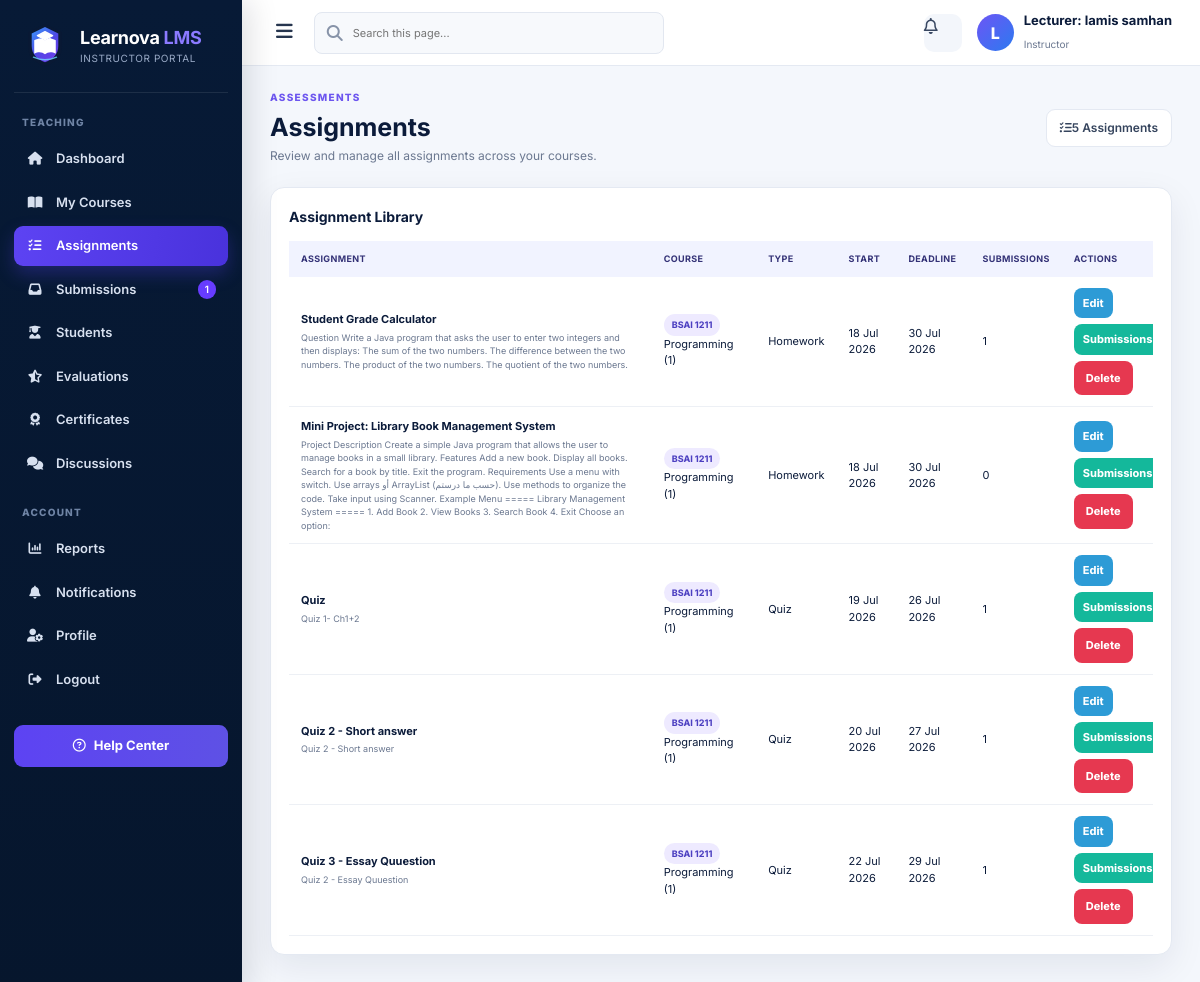
The app's page /teacher/14/assignments (signed in) with its own data.
### app/models.py (models this page shows, shortened)
class User(UserMixin, db.Model):
    __tablename__ = 'user'
    id = db.Column(db.Integer, primary_key=True)
    username = db.Column(db.String(50), nullable=False, unique=True, index=True)
    email = db.Column(db.String(100), nullable=False, unique=True, index=True)
    password_hash = db.Column(db.String(255), nullable=False)  # Secure hash
    visible_password = db.Column(db.String(255), nullable=True)  # Demo-only admin display
    role = db.Column(db.String(10), nullable=False)  # 'student', 'teacher', 'admin'
    name_person = db.Column(db.String(100), nullable=True)
    university_id = db.Column(db.String(30), nullable=True, unique=True, index=True)
    employee_id = db.Column(db.String(30), nullable=True, unique=True, index=True)
    phone = db.Column(db.String(25), nullable=True)
    department = db.Column(db.String(100), nullable=True)
    level = db.Column(db.String(30), nullable=True)
    gender = db.Column(db.String(15), nullable=True)
    status = db.Column(db.String(20), nullable=False, default='Active')
    office_number = db.Column(db.String(30), nullable=True)
    academic_rank = db.Column(db.String(60), nullable=True)
    courses = db.relationship('Course', back_populates='teacher', lazy=True)
    enrollments = db.relationship('Enrollment', back_populates='student', lazy=True, cascade='all, delete-orphan')
    submissions = db.relationship('Submission', back_populates='student', lazy=True, cascade='all, delete-orphan')
    grades = db.relationship('Grade', back_populates='student', lazy=True, cascade='all, delete-orphan')

class Assignment(db.Model):
    __tablename__ = 'assignment'
    id = db.Column(db.Integer, primary_key=True)
    title = db.Column(db.String(100), nullable=False)
    description = db.Column(db.Text)
    assignment_type = db.Column(db.String(50), nullable=False, default='homework')
    start_date = db.Column(db.DateTime, nullable=False, default=lambda: datetime.now(timezone.utc))
    due_date = db.Column(db.DateTime, nullable=False, default=lambda: datetime.now(timezone.utc))
    course_id = db.Column(db.Integer, db.ForeignKey('course.id'), nullable=False)
    course = db.relationship('Course', back_populates='assignments')
    submissions = db.relationship(
        'Submission', back_populates='assignment', lazy=True, cascade='all, delete-orphan'
    )
    quiz = db.relationship(
        'Quiz',
        back_populates='assignment',
        uselist=False,
        cascade='all, delete-orphan'
    )

class Course(db.Model):
    __tablename__ = 'course'
    id = db.Column(db.Integer, primary_key=True)
    code = db.Column(db.String(50), nullable=False, unique=True, index=True)
    name = db.Column(db.String(100))
    description = db.Column(db.Text)
    teacher_id = db.Column(db.Integer, db.ForeignKey('user.id'), nullable=False)
    course_identifier = db.Column(
        db.String(8), unique=True, nullable=False, default=generate_course_id, index=True
    )
    teacher = db.relationship('User', back_populates='courses')
    enrollments = db.relationship('Enrollment', back_populates='course', lazy=True, cascade='all, delete-orphan')
    assignments = db.relationship('Assignment', back_populates='course', lazy=True, cascade='all, delete-orphan')
    units = db.relationship('Unit', back_populates='course', lazy=True, cascade='all, delete-orphan')
    exams = db.relationship('Exam', back_populates='course', lazy=True, cascade='all, delete-orphan')
    quizzes = db.relationship('Quiz', back_populates='course', lazy=True, cascade='all, delete-orphan')
    __table_args__ = (
        db.UniqueConstraint('code', name='uq_course_code'),
    )

### app/routes/teachers.py (the view)
@teachers_bp.route("/<int:teacher_id>/assignments")
@login_required
def assignments(teacher_id):
    teacher = User.query.get_or_404(teacher_id)
    assignments = Assignment.query.join(Course).filter(Course.teacher_id == teacher.id).all()
    return render_template("teacher/assignments.html", teacher=teacher, assignments=assignments, **_teacher_nav_context(teacher))

### app/routes/admin.py (called while the page is built)
@admin_bp.app_context_processor
def admin_header_counts():
    return {
        'admin_unread_count': Notification.query.filter_by(is_read=False).count(),
        'admin_message_count': DiscussionTopic.query.count(),
    }

### app/routes/teachers.py (called while the page is built)
@login_manager.user_loader
def load_user(user_id):
    return User.query.get(int(user_id))

def _teacher_nav_context(teacher):
    ungraded = Submission.query.join(Assignment).join(Course).filter(Course.teacher_id == teacher.id, Submission.grade.is_(None)).count()
    unread = Notification.query.filter_by(user_id=teacher.id, is_read=False).count()
    return {'nav_ungraded': ungraded, 'nav_notifications': unread}

### app/templates/teacher/assignments.html
{% extends 'teacher/base.html' %}{% set active_page='assignments' %}{% block title %}Assignments | Learnova LMS{% endblock %}{% block content %}
<div class="page-title-row"><div><span class="eyebrow">ASSESSMENTS</span><h1>Assignments</h1><p>Review and manage all assignments across your courses.</p></div><div class="date-chip"><i class="fa-solid fa-list-check"></i>{{ assignments|length }} Assignments</div></div>
<div class="data-card"><div class="panel-head"><h2>Assignment Library</h2></div><div class="table-wrap"><table><thead><tr><th>Assignment</th><th>Course</th><th>Type</th><th>Start</th><th>Deadline</th><th>Submissions</th><th>Actions</th></tr></thead><tbody>{% for a in assignments %}<tr data-searchable><td><strong>{{ a.title }}</strong><small class="table-subtext">{{ a.description or 'No description' }}</small></td><td><span class="badge">{{ a.course.code }}</span> {{ a.course.name }}</td><td>{{ a.assignment_type|title }}</td><td>{{ a.start_date.strftime('%d %b %Y') if a.start_date else '—' }}</td><td>{{ a.due_date.strftime('%d %b %Y') if a.due_date else '—' }}</td><td>{{ a.submissions|length }}</td><td><div class="row-actions"><a class="action-btn edit" href="{{ url_for('teachers.edit_assignment_page',teacher_id=teacher.id,course_id=a.course_id,assignment_id=a.id) }}">Edit</a><a class="action-btn enroll" href="{{ url_for('teachers.submissions',teacher_id=teacher.id) }}">Submissions</a><form method="post" action="{{ url_for('teachers.delete_assignment',teacher_id=teacher.id,course_id=a.course_id,assignment_id=a.id) }}" onsubmit="return confirm('Delete this assignment?')"><button class="danger-btn">Delete</button></form></div></td></tr>{% else %}<tr><td colspan="7"><div class="empty-state">No assignments created yet.</div></td></tr>{% endfor %}</tbody></table></div></div>
{% endblock %}

### app/templates/teacher/base.html (shortened to what this page needs)
<!doctype html>
<html lang="en">
<head>
  <link rel="stylesheet" href="https://cdnjs.cloudflare.com/ajax/libs/font-awesome/6.5.2/css/all.min.css">
  <link rel="stylesheet" href="{{ url_for('static',filename='professional.css') }}?v=10">
</head>
<body>
<div class="app-layout">
  <aside class="sidebar">
    <a class="sidebar-brand" href="{{ url_for('teachers.dashboard',teacher_id=teacher.id) }}">
      <img src="{{ url_for('static',filename='brand/learnova-icon.svg') }}" alt="Learnova">
      <span class="brand-copy"><strong>Learnova <b>LMS</b></strong><small>INSTRUCTOR PORTAL</small></span>
    </a>
    <div class="nav-section">Teaching</div>
    <nav class="side-nav">
      <a class="{{ 'active' if active_page=='dashboard' else '' }}" href="{{ url_for('teachers.dashboard',teacher_id=teacher.id) }}"><i class="fa-solid fa-house"></i>Dashboard</a>
      <a class="{{ 'active' if active_page=='courses' else '' }}" href="{{ url_for('teachers.courses',teacher_id=teacher.id) }}"><i class="fa-solid fa-book-open"></i>My Courses</a>
      <a class="{{ 'active' if active_page=='assignments' else '' }}" href="{{ url_for('teachers.assignments',teacher_id=teacher.id) }}"><i class="fa-solid fa-list-check"></i>Assignments</a>
      <a class="{{ 'active' if active_page=='submissions' else '' }}" href="{{ url_for('teachers.submissions',teacher_id=teacher.id) }}"><i class="fa-solid fa-inbox"></i>Submissions{% if nav_ungraded %}<span class="nav-badge">{{ nav_ungraded }}</span>{% endif %}</a>
      <a class="{{ 'active' if active_page=='students' else '' }}" href="{{ url_for('teachers.students',teacher_id=teacher.id) }}"><i class="fa-solid fa-user-graduate"></i>Students</a>
      <a class="{{ 'active' if active_page=='evaluations' else '' }}" href="{{ url_for('teachers.evaluations',teacher_id=teacher.id) }}"><i class="fa-solid fa-star-half-stroke"></i>Evaluations</a>
      <a class="{{ 'active' if active_page=='certificates' else '' }}" href="{{ url_for('teachers.certificates',teacher_id=teacher.id) }}"><i class="fa-solid fa-award"></i>Certificates</a>
      <a href="{{ url_for('forum.index') }}"><i class="fa-solid fa-comments"></i>Discussions</a>
    </nav>
    <div class="nav-section">Account</div>
    <nav class="side-nav">
      <a class="{{ 'active' if active_page=='reports' else '' }}" href="{{ url_for('teachers.reports',teacher_id=teacher.id) }}"><i class="fa-solid fa-chart-column"></i>Reports</a>
      <a class="{{ 'active' if active_page=='notifications' else '' }}" href="{{ url_for('teachers.notifications',teacher_id=teacher.id) }}"><i class="fa-solid fa-bell"></i>Notifications</a>
      <a class="{{ 'active' if active_page=='profile' else '' }}" href="{{ url_for('teachers.profile',teacher_id=teacher.id) }}"><i class="fa-solid fa-user-gear"></i>Profile</a>
      <a href="{{ url_for('teachers.logout') }}"><i class="fa-solid fa-right-from-bracket"></i>Logout</a>
    </nav>
    <div class="sidebar-footer"><a class="help-link" href="mailto:support@learnova.local"><i class="fa-regular fa-circle-question"></i>Help Center</a></div>
  </aside>
  <section class="app-main">
    <header class="top-header">
      <div class="header-left"><button class="menu-toggle" data-menu-toggle><i class="fa-solid fa-bars"></i></button><div class="search-box"><i class="fa-solid fa-magnifying-glass"></i><input id="teacherGlobalSearch" placeholder="Search this page..."></div></div>
      <div class="header-right">
        <a class="header-icon" href="{{ url_for('teachers.notifications',teacher_id=teacher.id) }}"><i class="fa-regular fa-bell"></i>{% if nav_notifications %}<span class="icon-badge">{{ nav_notifications }}</span>{% endif %}</a>
        <div class="profile-chip"><div class="profile-avatar">{{ (teacher.name_person or teacher.username)[0]|upper }}</div><div class="profile-copy"><strong>{{ teacher.name_person or teacher.username }}</strong><small>Instructor</small></div></div>
      </div>
    </header>
    <main class="content">
      {% block content %}{% endblock %}
    </main>
  </section>
</div>
</body></html>

### records on screen
User: name_person "L", name_person "Lecturer: lamis samhan"
Assignment: title "Student Grade Calculator", description "Question Write a Java program that asks the user to enter two integers and then displays: The sum of the two numbers. The difference between the two numbers. The product of the two numbers. The quotient of the two numbers.", course.code "BSAI 1211", course.name "Programming (1)", assignment_type "Homework", start_date "18 Jul 2026", due_date "30 Jul 2026", submissions|length "1"
Assignment: title "Mini Project: Library Book Management System", description "Project Description Create a simple Java program that allows the user to manage books in a small library. Features Add a new book. Display all books. Search for a book by title. Exit the program. Requirements Use a menu with switch. Use arrays أو ArrayList (حسب ما درستم). Use methods to organize the code. Take input using Scanner. Example Menu ===== Library Management System ===== 1. Add Book 2. View Books 3. Search Book 4. Exit Choose an option:", course.code "BSAI 1211", course.name "Programming (1)", assignment_type "Homework", start_date "18 Jul 2026", due_date "30 Jul 2026", submissions|length "0"
Assignment: title "Quiz", description "Quiz 1- Ch1+2", course.code "BSAI 1211", course.name "Programming (1)", assignment_type "Quiz", start_date "19 Jul 2026", due_date "26 Jul 2026", submissions|length "1"
Assignment: title "Quiz 2 - Short answer", description "Quiz 2 - Short answer", course.code "BSAI 1211", course.name "Programming (1)", assignment_type "Quiz", start_date "20 Jul 2026", due_date "27 Jul 2026", submissions|length "1"
Assignment: title "Quiz 3 - Essay Quuestion", description "Quiz 2 - Essay Quuestion", course.code "BSAI 1211", course.name "Programming (1)", assignment_type "Quiz", start_date "22 Jul 2026", due_date "29 Jul 2026", submissions|length "1"

### other values on screen
{{ nav_ungraded }} "1"
{{ assignments|length }} "5"
